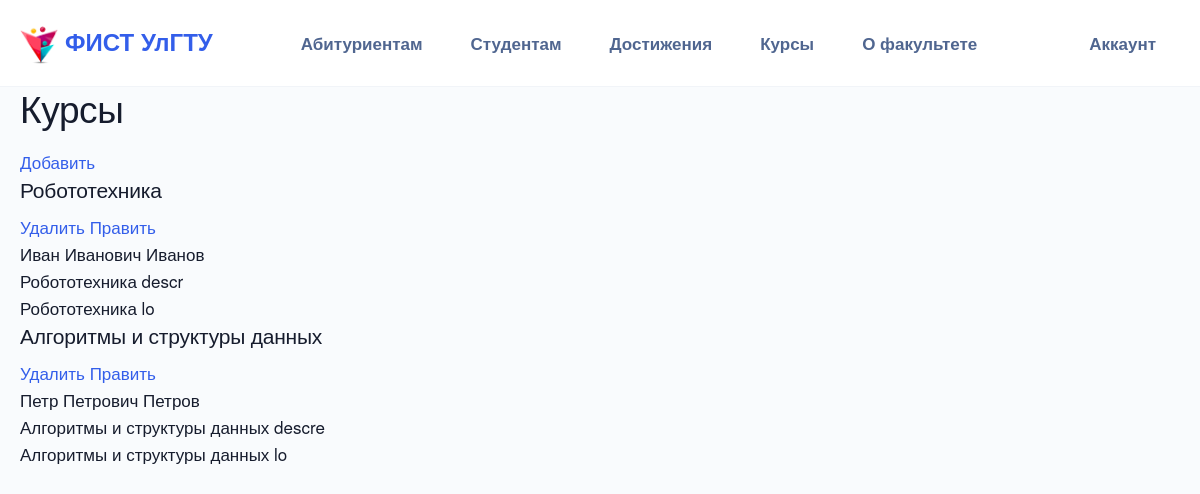
Page /persons/course/all on the earlier database version.
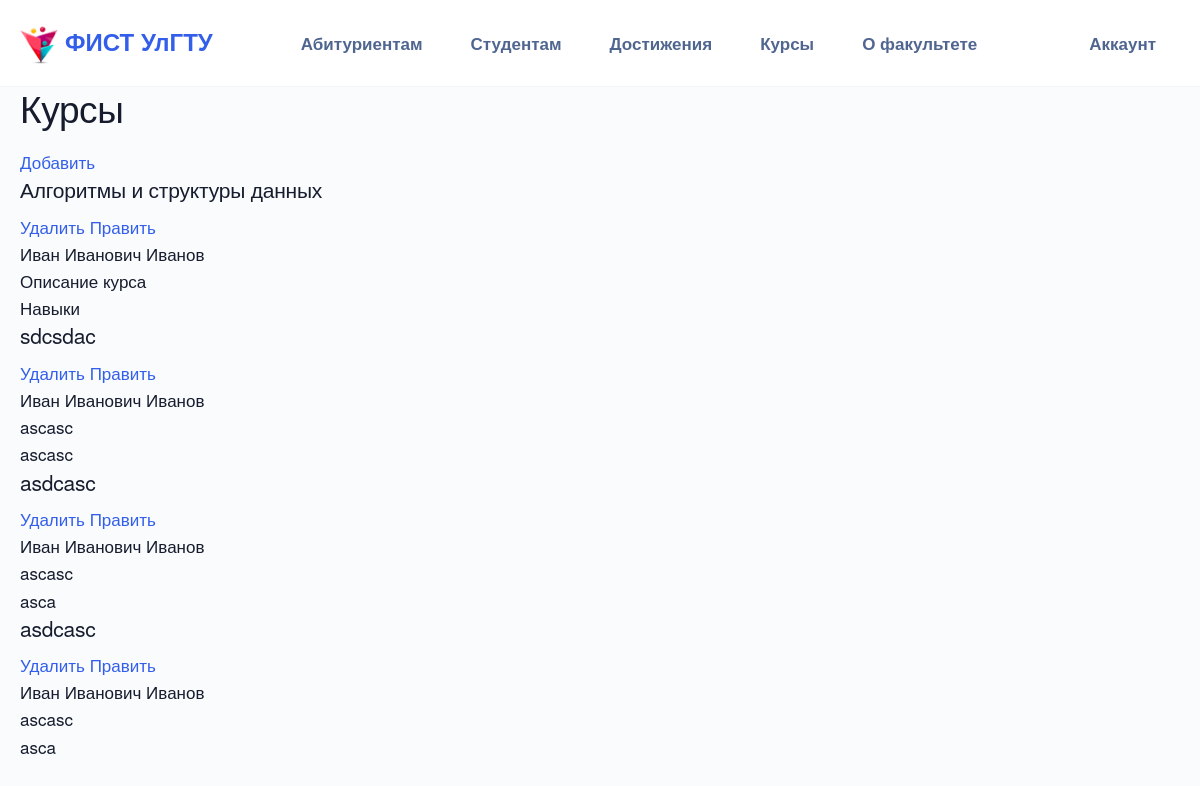
Same page on the later database version.
### persons/models.py (models this page shows)
class Course(models.Model):
	course_id = models.AutoField(primary_key=True)
	name = models.CharField(max_length=50, verbose_name="Наименование дисциплины", db_index=True)
	description = models.TextField(null=True, blank=True, verbose_name="Описание", validators=[validators.MinLengthValidator(10, message="Биография должна быть не короче 10 символов")])
	learning_outcomes = models.TextField(null=True, blank=True, verbose_name="Приобретаемые навыки")
	mooc_url = models.URLField(null=True, error_messages={'invalid': 'Неправильно указан URL адрес'})
	person_id = models.ForeignKey('Person', null=True, on_delete=models.PROTECT, verbose_name='Преподаватель')
	class Meta :
		verbose_name_plural = 'Дисциплины'
		verbose_name = 'Дисциплина'
		ordering= ['name']

class Person(models.Model):
	person_id = models.AutoField(primary_key=True)
	first_name = models.CharField(max_length=50, verbose_name="Имя")
	last_name = models.CharField(max_length=50, verbose_name="Фамилия")
	patronymic = models.CharField(max_length=50, null=True, blank=True)
	bio = models.TextField(null=True, blank=True, validators=[validators.MinLengthValidator(10, message="Биография должна быть не короче 10 символов")])
	email = models.EmailField(null=True, verbose_name="email адрес")
	publications = models.TextField(null=True, blank=True)
	photo = models.ImageField(upload_to ='uploads/', null=True, blank=True)
	def __str__(self):
		return f"{self.first_name} {self.patronymic} {self.last_name}"
	class Meta:
		verbose_name_plural='Преподаватели'
		verbose_name = 'Преподаватель'
		ordering = ['-last_name']

### persons/views.py (the view)
# urls.py: path('course/all', CourseListView.as_view(), name='all_courses'),
class CourseListView(ListView):
	model = Course
	queryset = Course.objects.order_by('-name')
	template_name = "persons/all_courses.html"
	def get_context_data(self, **kwargs):
		context = super(CourseListView, self).get_context_data(**kwargs)
		context['some_data'] = 'This is just some data!!!'
		return context

### persons/templates/persons/all_courses.html (shortened to what this page needs)
{% extends "header.html" %}
{% block content %}
<h1>Курсы</h1>
<a href="{% url 'persons:add_course' %}">Добавить</a>
<div>
    {% for c in course_list %}
        <h3>{{ c.name }}</h3>
        <a href="{% url 'persons:remove_course' c.pk %}">Удалить</a>
        <a href="{% url 'persons:update_course' c.pk %}">Править</a>
        <div>{{ c.person_id }}</div>
        <div>{{ c.description }}</div>
        <div>{{ c.learning_outcomes }}</div>
    {% endfor %}
</div>
{% endblock %}

Differences in the rows shown:
removed Course: name "Робототехника", person_id "Иван Иванович Иванов", description "Робототехника descr", learning_outcomes "Робототехника lo"
changed Course "Алгоритмы и структуры данных": person_id "Петр Петрович Петров" → "Иван Иванович Иванов"; description "Алгоритмы и структуры данных descre" → "Описание курса"; learning_outcomes "Алгоритмы и структуры данных lo" → "Навыки"
added Course: name "sdcsdac", person_id "Иван Иванович Иванов", description "ascasc", learning_outcomes "ascasc"
added Course: name "asdcasc", person_id "Иван Иванович Иванов", description "ascasc", learning_outcomes "asca"
added Course: name "asdcasc", person_id "Иван Иванович Иванов", description "ascasc", learning_outcomes "asca"
